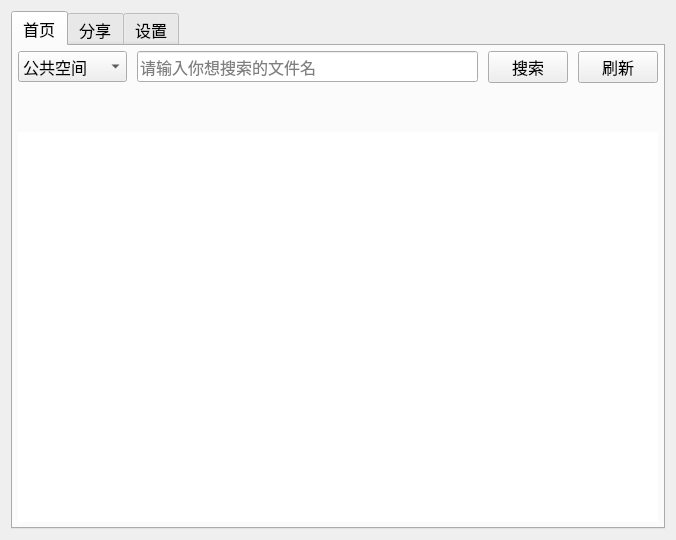
<?xml version="1.0" encoding="UTF-8"?>
<ui version="4.0">
 <class>MWin</class>
 <widget class="QMainWindow" name="MWin">
  <property name="geometry">
   <rect>
    <x>0</x>
    <y>0</y>
    <width>676</width>
    <height>540</height>
   </rect>
  </property>
  <property name="minimumSize">
   <size>
    <width>675</width>
    <height>540</height>
   </size>
  </property>
  <property name="font">
   <font>
    <family>Microsoft YaHei</family>
    <pointsize>12</pointsize>
   </font>
  </property>
  <property name="windowTitle">
   <string>ShiroShare-白享 ©ShiroShibe</string>
  </property>
  <property name="windowIcon">
   <iconset resource="res.qrc">
    <normaloff>:/image/cloud.png</normaloff>:/image/cloud.png</iconset>
  </property>
  <widget class="QWidget" name="centralWidget">
   <layout class="QHBoxLayout" name="horizontalLayout">
    <item>
     <widget class="QTabWidget" name="tabWidget">
      <property name="minimumSize">
       <size>
        <width>650</width>
        <height>0</height>
       </size>
      </property>
      <property name="tabShape">
       <enum>QTabWidget::Rounded</enum>
      </property>
      <property name="currentIndex">
       <number>0</number>
      </property>
      <property name="iconSize">
       <size>
        <width>30</width>
        <height>30</height>
       </size>
      </property>
      <property name="elideMode">
       <enum>Qt::ElideNone</enum>
      </property>
      <property name="usesScrollButtons">
       <bool>true</bool>
      </property>
      <property name="documentMode">
       <bool>false</bool>
      </property>
      <property name="tabsClosable">
       <bool>false</bool>
      </property>
      <property name="movable">
       <bool>true</bool>
      </property>
      <property name="tabBarAutoHide">
       <bool>false</bool>
      </property>
      <widget class="QWidget" name="tab">
       <attribute name="icon">
        <iconset resource="res.qrc">
         <normaloff>:/image/home.png</normaloff>:/image/home.png</iconset>
       </attribute>
       <attribute name="title">
        <string>首页</string>
       </attribute>
       <layout class="QVBoxLayout" name="verticalLayout_4">
        <property name="spacing">
         <number>5</number>
        </property>
        <property name="leftMargin">
         <number>5</number>
        </property>
        <property name="topMargin">
         <number>5</number>
        </property>
        <property name="rightMargin">
         <number>5</number>
        </property>
        <property name="bottomMargin">
         <number>5</number>
        </property>
        <item>
         <layout class="QVBoxLayout" name="verticalLayout_7">
          <property name="spacing">
           <number>0</number>
          </property>
          <property name="leftMargin">
           <number>0</number>
          </property>
          <property name="topMargin">
           <number>0</number>
          </property>
          <property name="rightMargin">
           <number>0</number>
          </property>
          <property name="bottomMargin">
           <number>0</number>
          </property>
          <item>
           <layout class="QHBoxLayout" name="horizontalLayout_2">
            <property name="spacing">
             <number>10</number>
            </property>
            <property name="leftMargin">
             <number>0</number>
            </property>
            <property name="topMargin">
             <number>0</number>
            </property>
            <property name="rightMargin">
             <number>0</number>
            </property>
            <property name="bottomMargin">
             <number>0</number>
            </property>
            <item>
             <widget class="QComboBox" name="comboBox">
              <property name="toolTip">
               <string>&lt;html&gt;&lt;head/&gt;&lt;body&gt;&lt;p&gt;分享给我的&lt;/p&gt;&lt;p&gt;&lt;br/&gt;&lt;/p&gt;&lt;/body&gt;&lt;/html&gt;</string>
              </property>
              <item>
               <property name="text">
                <string>公共空间</string>
               </property>
              </item>
              <item>
               <property name="text">
                <string>分享给我的</string>
               </property>
              </item>
             </widget>
            </item>
            <item>
             <widget class="QLineEdit" name="lineEdit">
              <property name="placeholderText">
               <string>请输入你想搜索的文件名</string>
              </property>
             </widget>
            </item>
            <item>
             <widget class="QPushButton" name="pushButton_6">
              <property name="text">
               <string>搜索</string>
              </property>
             </widget>
            </item>
            <item>
             <widget class="QPushButton" name="pushButton_5">
              <property name="text">
               <string>刷新</string>
              </property>
             </widget>
            </item>
           </layout>
          </item>
          <item>
           <layout class="QHBoxLayout" name="horizontalLayout_7">
            <property name="spacing">
             <number>5</number>
            </property>
            <property name="leftMargin">
             <number>2</number>
            </property>
            <property name="topMargin">
             <number>2</number>
            </property>
            <property name="rightMargin">
             <number>2</number>
            </property>
            <property name="bottomMargin">
             <number>2</number>
            </property>
            <item>
             <spacer name="horizontalSpacer_3">
              <property name="orientation">
               <enum>Qt::Horizontal</enum>
              </property>
              <property name="sizeType">
               <enum>QSizePolicy::MinimumExpanding</enum>
              </property>
              <property name="sizeHint" stdset="0">
               <size>
                <width>0</width>
                <height>20</height>
               </size>
              </property>
             </spacer>
            </item>
           </layout>
          </item>
          <item>
           <layout class="QHBoxLayout" name="horizontalLayout_13">
            <property name="spacing">
             <number>0</number>
            </property>
            <property name="leftMargin">
             <number>0</number>
            </property>
            <property name="topMargin">
             <number>0</number>
            </property>
            <property name="bottomMargin">
             <number>5</number>
            </property>
            <item>
             <spacer name="verticalSpacer">
              <property name="orientation">
               <enum>Qt::Vertical</enum>
              </property>
              <property name="sizeType">
               <enum>QSizePolicy::Minimum</enum>
              </property>
              <property name="sizeHint" stdset="0">
               <size>
                <width>0</width>
                <height>20</height>
               </size>
              </property>
             </spacer>
            </item>
           </layout>
          </item>
          <item>
           <layout class="QHBoxLayout" name="horizontalLayout_6">
            <item>
             <widget class="QListWidget" name="listWidget">
              <property name="frameShape">
               <enum>QFrame::NoFrame</enum>
              </property>
              <property name="lineWidth">
               <number>0</number>
              </property>
             </widget>
            </item>
           </layout>
          </item>
         </layout>
        </item>
       </layout>
      </widget>
      <widget class="QWidget" name="tab2">
       <attribute name="icon">
        <iconset resource="res.qrc">
         <normaloff>:/image/share.png</normaloff>:/image/share.png</iconset>
       </attribute>
       <attribute name="title">
        <string>分享</string>
       </attribute>
       <layout class="QVBoxLayout" name="verticalLayout_3">
        <item>
         <layout class="QHBoxLayout" name="horizontalLayout_3">
          <item>
           <widget class="QPushButton" name="pushButton">
            <property name="toolTip">
             <string>&lt;html&gt;&lt;head/&gt;&lt;body&gt;&lt;p&gt;选择文件夹分享&lt;/p&gt;&lt;/body&gt;&lt;/html&gt;</string>
            </property>
            <property name="text">
             <string>新建分享</string>
            </property>
           </widget>
          </item>
          <item>
           <widget class="QPushButton" name="pushButton_3">
            <property name="enabled">
             <bool>false</bool>
            </property>
            <property name="toolTip">
             <string>&lt;html&gt;&lt;head/&gt;&lt;body&gt;&lt;p&gt;删除选择的分享&lt;/p&gt;&lt;/body&gt;&lt;/html&gt;</string>
            </property>
            <property name="text">
             <string>删除分享</string>
            </property>
           </widget>
          </item>
          <item>
           <widget class="QPushButton" name="pushButton_4">
            <property name="enabled">
             <bool>false</bool>
            </property>
            <property name="toolTip">
             <string>&lt;html&gt;&lt;head/&gt;&lt;body&gt;&lt;p&gt;设置分享的权限与属性&lt;/p&gt;&lt;/body&gt;&lt;/html&gt;</string>
            </property>
            <property name="text">
             <string>分享设置</string>
            </property>
           </widget>
          </item>
          <item>
           <spacer name="horizontalSpacer">
            <property name="orientation">
             <enum>Qt::Horizontal</enum>
            </property>
            <property name="sizeHint" stdset="0">
             <size>
              <width>40</width>
              <height>20</height>
             </size>
            </property>
           </spacer>
          </item>
          <item>
           <widget class="QPushButton" name="pushButton_2">
            <property name="enabled">
             <bool>false</bool>
            </property>
            <property name="toolTip">
             <string>&lt;html&gt;&lt;head/&gt;&lt;body&gt;&lt;p&gt;打开选择的分享文件夹&lt;/p&gt;&lt;/body&gt;&lt;/html&gt;</string>
            </property>
            <property name="text">
             <string>打开分享文件夹</string>
            </property>
           </widget>
          </item>
         </layout>
        </item>
        <item>
         <widget class="QListView" name="listView">
          <property name="frameShape">
           <enum>QFrame::NoFrame</enum>
          </property>
         </widget>
        </item>
       </layout>
      </widget>
      <widget class="QWidget" name="tab3">
       <attribute name="icon">
        <iconset resource="res.qrc">
         <normaloff>:/image/set.png</normaloff>:/image/set.png</iconset>
       </attribute>
       <attribute name="title">
        <string>设置</string>
       </attribute>
       <layout class="QVBoxLayout" name="verticalLayout"/>
      </widget>
     </widget>
    </item>
   </layout>
  </widget>
 </widget>
 <layoutdefault spacing="6" margin="11"/>
 <resources>
  <include location="res.qrc"/>
 </resources>
 <connections/>
</ui>
